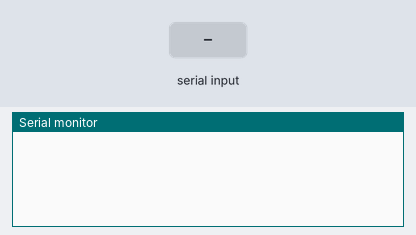
A sketch run on a simulated ESP8266 (NodeMCU). On the bench: the last lines printed to the serial monitor. Inputs (shaded band) come from the test bench. WiFi joins after 1.5 s; servers stay silent unless stated; uploads are accepted with an empty reply.

Above: at 5.2 s.
5.3 s: "90,45\n" received over the second serial link
At 5.9 s:
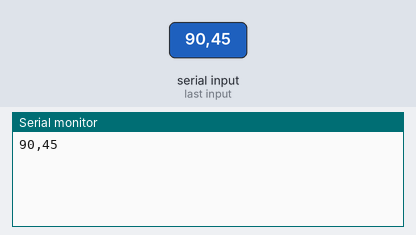
7.0 s: "5\n" received over the second serial link
At 8.1 s:
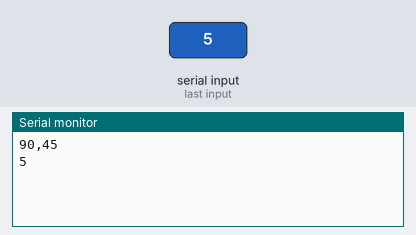

Measured:
- after the input at 5.3 s, the serial monitor: prints a new line after 0.20 s (image 1)
- after the input at 7.0 s, the serial monitor: prints a new line at once (image 2)

The sketch:

Temperature_coordinator.ino
```cpp
#define rxPin 5
#define txPin 4

#include <ESP8266WiFi.h>
#include <ESP8266WiFiMulti.h>
#include <ESP8266HTTPClient.h>
#include <SoftwareSerial.h>

ESP8266WiFiMulti WiFiMulti;

SoftwareSerial zigbee(rxPin, txPin);

void sendTemperature(int temperature);
void handleSerialCommand(char letter);

String serialCmd;

void setup() {
    Serial.begin(57600);
    zigbee.begin(9600);

    for(uint8_t t = 4; t > 0; t--) {
        delay(1000);
    }

    WiFiMulti.addAP("zooi", "dag.");
}

void loop() {
    // wait for WiFi connection
    if((WiFiMulti.run() == WL_CONNECTED)) {
      //Serial.println("Conencted");

      if(zigbee.available()) {
        char letter = zigbee.read();
        Serial.write(letter);
        handleSerialCommand(letter);
      }
    }
}

void handleSerialCommand(char letter) {
  if(letter != '\n' && letter != '\r') {
    serialCmd += letter;
  }
  else if(serialCmd.length() > 0) {
    int number = serialCmd.toInt();
    sendTemperature(number);
    serialCmd = "";
  }
}

void sendTemperature(int temperature) {
  HTTPClient http;
  String request = "http://192.168.1.132:8080/apiv2/temperature";
  String body = "{ \"TemperatureValues\": [ { \"Temperature\": ";
  body += temperature;
  body += ", \"DateTime\": \"02-17-2017\" } ] }";

  http.begin(request); //HTTP
  http.addHeader("Content-Type", "application/json;charset=utf-8");

  int httpCode = http.sendRequest("POST", body);

  if(httpCode == HTTP_CODE_OK) {
      String payload = http.getString();
      Serial.println(payload);
  }
  else {
    Serial.printf("[HTTP] GET... failed, error: %s\n", http.errorToString(httpCode).c_str());
  }

  http.end();
}
```
